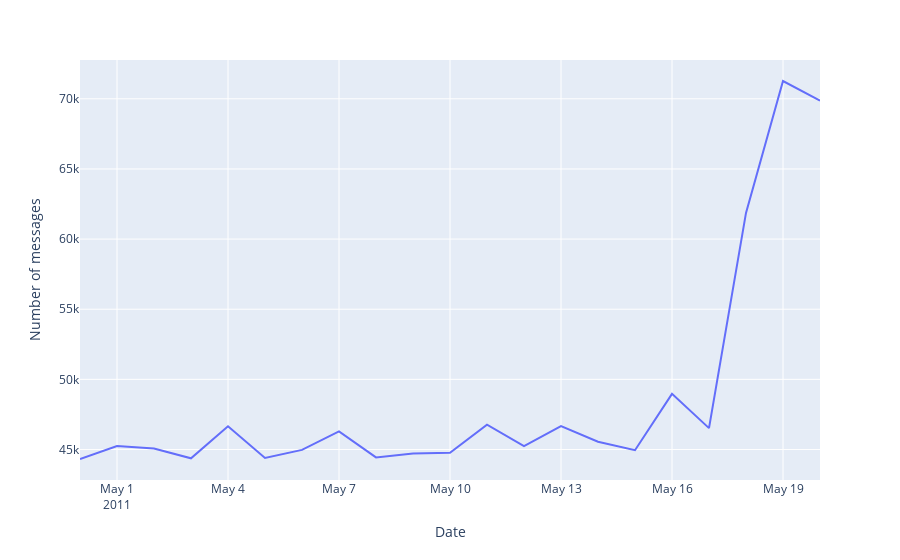

Notebook code cell kept with this figure:
### Code cell
px.line(x=num_messages_per_date.index, y=num_messages_per_date.values, labels={'x': 'Date', 'y': 'Number of messages'})

### Figure 1 — Plotly figure (JSON) as saved in the notebook; plotly's stock layout.template omitted (floating-point values rounded to 4 significant figures)
{"data": [{"hovertemplate": "Date=%{x}<br>Number of messages=%{y}<extra></extra>", "legendgroup": "", "line": {"color": "#636efa", "dash": "solid"}, "marker": {"symbol": "circle"}, "mode": "lines", "name": "", "orientation": "v", "showlegend": false, "type": "scatter", "x": ["2011-04-30", "2011-05-01", "2011-05-02", "2011-05-03", "2011-05-04", "2011-05-05", "2011-05-06", "2011-05-07", "2011-05-08", "2011-05-09", "2011-05-10", "2011-05-11", "2011-05-12", "2011-05-13", "2011-05-14", "2011-05-15", "2011-05-16", "2011-05-17", "2011-05-18", "2011-05-19", "2011-05-20"], "xaxis": "x", "y": [44322, 45245, 45072, 44373, 46657, 44395, 44970, 46291, 44438, 44706, 44760, 46772, 45234, 46662, 45550, 44951, 48966, 46524, 61863, 71269, 69866], "yaxis": "y"}], "layout": {"legend": {"tracegroupgap": 0}, "margin": {"t": 60}, "xaxis": {"anchor": "y", "domain": [0, 1], "title": {"text": "Date"}}, "yaxis": {"anchor": "x", "domain": [0, 1], "title": {"text": "Number of messages"}}}}
